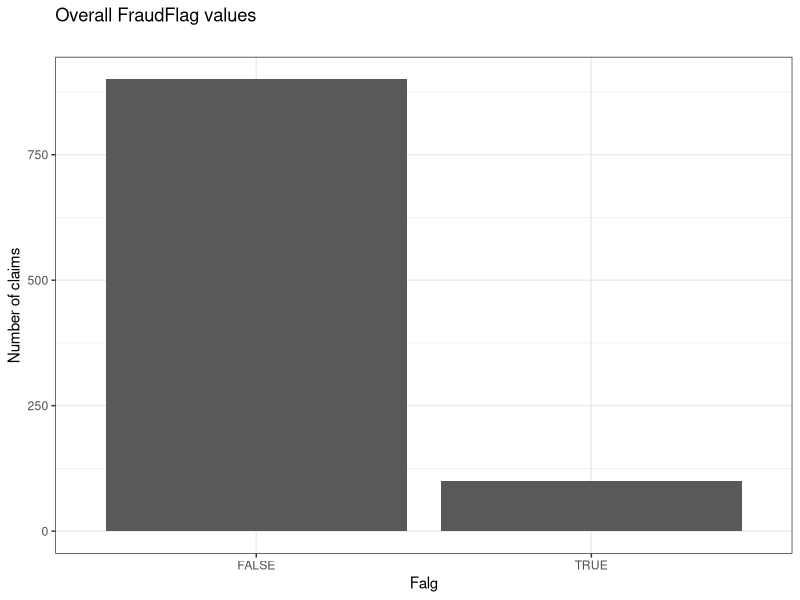
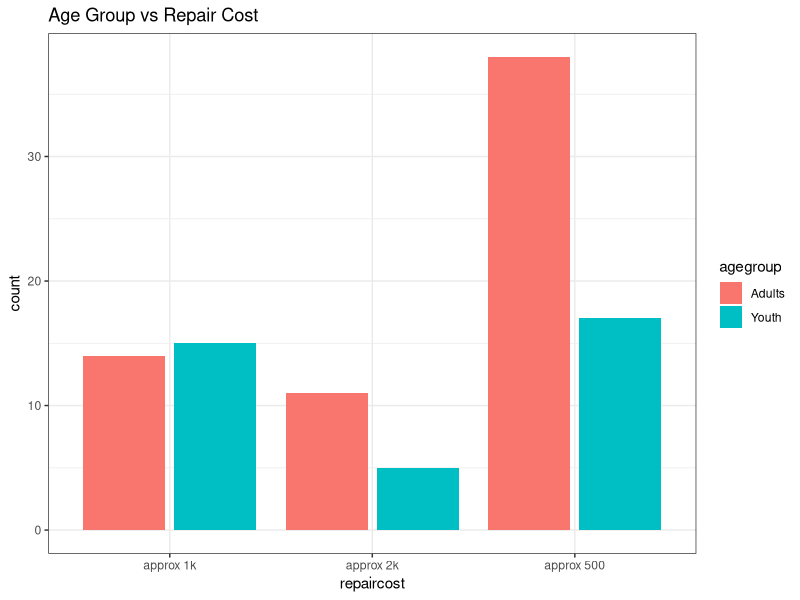
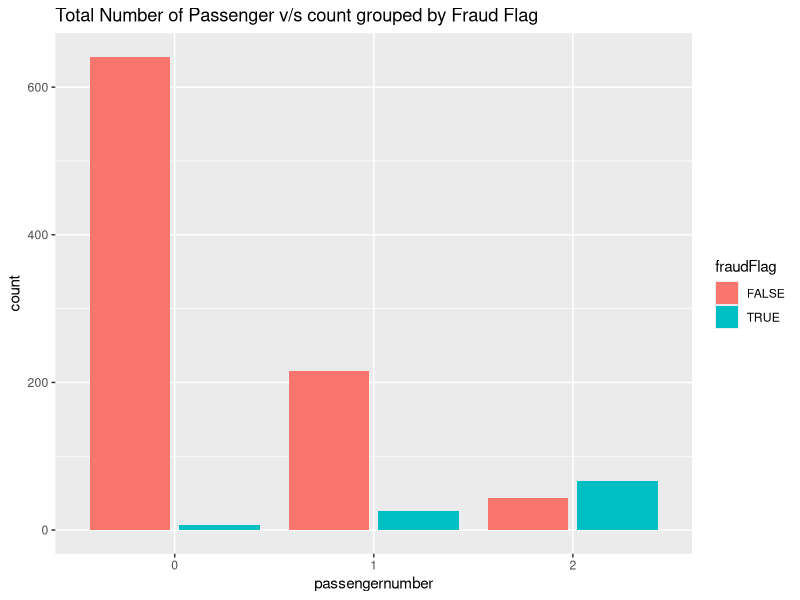
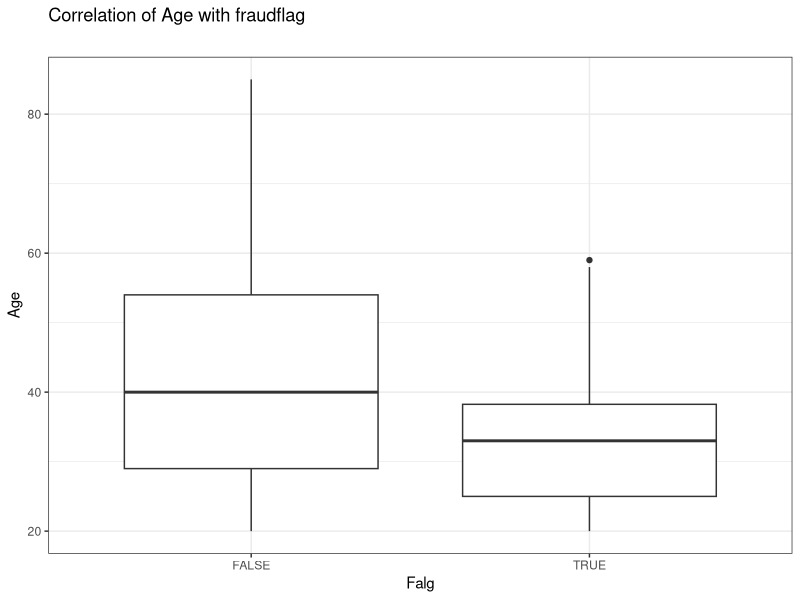
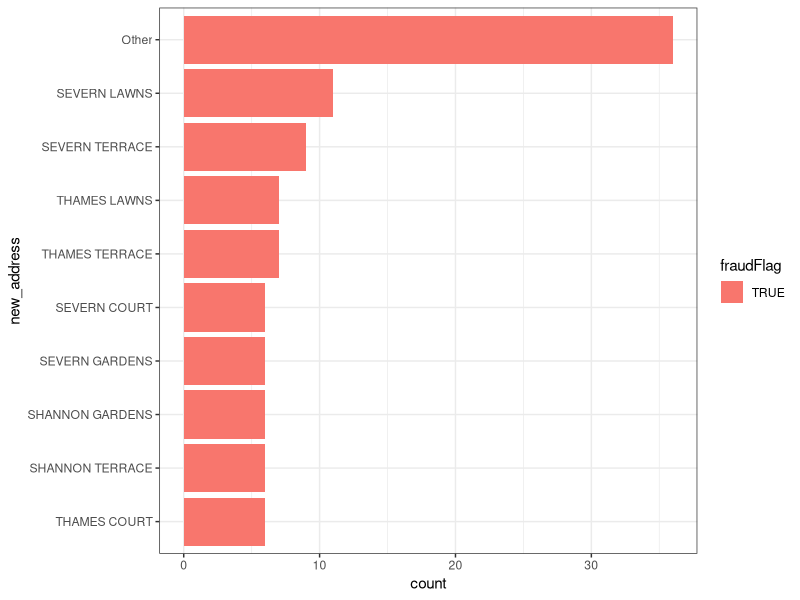
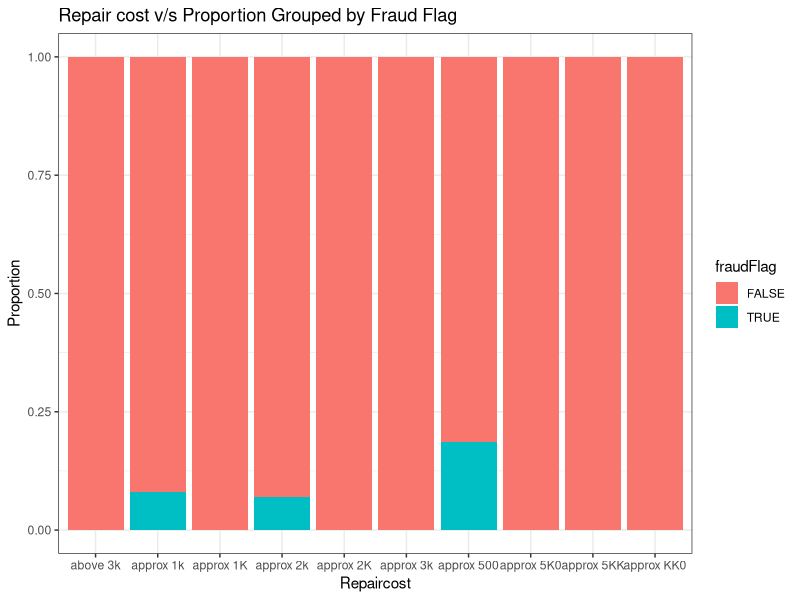
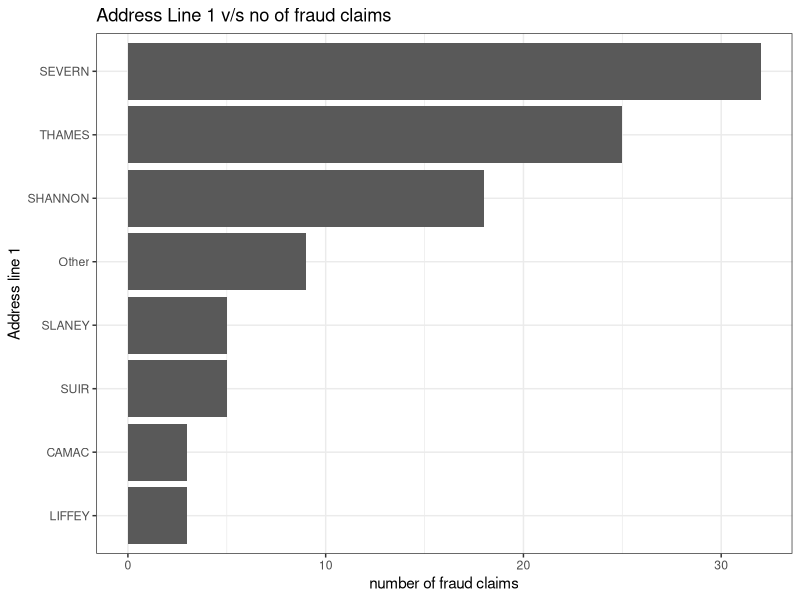
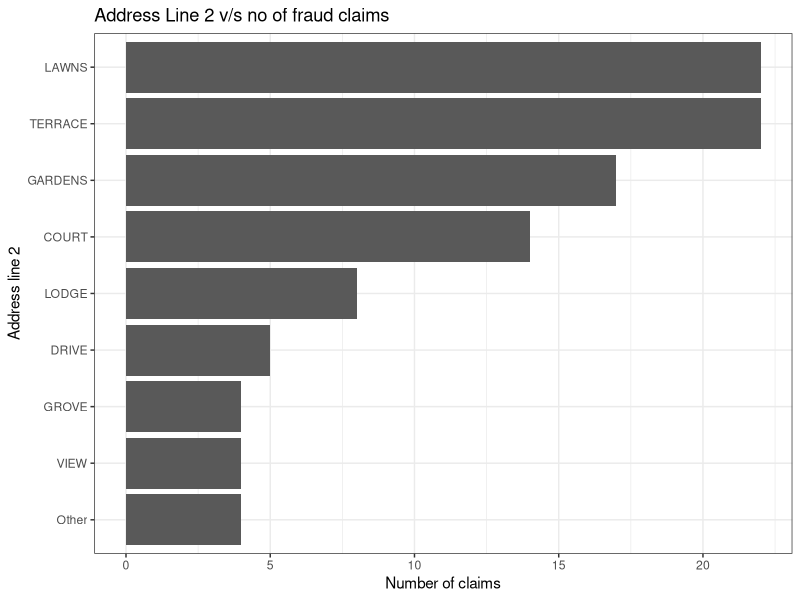

R code for these plots, in order:
## ---- chunk 1
    knitr::opts_chunk$set(
    echo = FALSE,
    message = FALSE,
    warning = FALSE,
    out.width = "100%",
    out.height = "500px"
    )
## ---- chunk 2
library(tidyverse)
library(forcats)
library(dplyr)
library(skimr)
library(stringr)
## ---- chunk 3
data_set <- read.csv('assignment_data.csv')
head(data_set, n=5)
## ---- chunk 4
str(data_set)
skim(data_set)
## ---- chunk 5

data_set$passenger1 <- as.character(data_set$passenger1)
data_set$passenger2 <- as.character(data_set$passenger2)
data_set$driver <- as.character(data_set$driver)


## ---- chunk 6
clean_data <-data_set %>% mutate(new_address = address %>% str_remove_all('[0-9]')%>% str_trim(side = "left"))
## ---- chunk 7
str_locate(clean_data$new_address,"[:punct:]") %>% view()
str_locate(clean_data$new_address,"\\$") %>% view()
## ---- chunk 8
clean_data <- clean_data %>% mutate(new_address = case_when(
  new_address == "SHAN*ON GARDENS" ~ "SHANNON GARDENS",
  new_address == "COR/IB LODGE" ~ "CORRIB LODGE",
  new_address == "BAR&OW GLADE" ~ "BARROW GLADE",
  new_address == "CO$RIB VIEW" ~ "CORRIB VIEW",
  new_address == "BAR&OW GLADE" ~ "BARROW GLADE",
  new_address == "BAR%OW DRIVE" ~ "BARROW DRIVE",
  new_address == "BLAC#WATER GROVE" ~ "BACKWATER GROOVE",
  new_address == "DOD/ER LODGE" ~ "DODDER LODGE",
  new_address == "BLACK%ATER GLADE" ~ "BACKWATER GLADE",
  new_address == "SL%NEY LODGE" ~ "SLANEY LODGE",
  new_address == "L%FFEY LODGE" ~ "LIFFEY LODGE",
  TRUE ~ new_address
)) 
clean_data %>% select(new_address) %>% head()
## ---- chunk 9
clean_data <- clean_data %>% mutate(fraudFlag = case_when(
  fraudFlag == "FAL&E" ~ "FALSE",
  fraudFlag == "T^UE" ~ "TRUE",
  
  TRUE ~ fraudFlag
)) 
clean_data %>% select(fraudFlag) %>% head()
## ---- chunk 10
clean_data$driver <- str_replace_all(clean_data$driver, pattern = "[^[:alnum:][ ]]",replacement = "")
clean_data %>%
    view()

clean_data$repaircost <- str_replace_all(clean_data$repaircost, pattern = "[^[:alnum:][ ]]",replacement = "K")
clean_data %>%
    view()

clean_data %>% select(driver) %>% head()
clean_data %>% select(repaircost) %>% head()

## ---- chunk 11
clean_data<-clean_data %>% mutate(agegroup = case_when(
  age >= 60 & age <= 100 ~ 'Seniors',
  age >= 30 & age <= 59  ~ 'Adults',
  age >= 17  & age <= 30  ~ 'Youth',
  age >= 0  & age <= 16   ~ 'Childeren'))
clean_data %>% select(agegroup) %>% head()
## ---- chunk 12
clean_data<- clean_data %>% separate(new_address, c('AddLine_1', 'AddLine_2'), sep=" ",remove=FALSE)
clean_data %>% select(AddLine_1,AddLine_2) %>% head()
## ---- chunk 13
clean_data<- clean_data %>%mutate(passengernumber = case_when((passenger1!=""&passenger2=="") |(passenger1==""&passenger2!="")~ 1,
                                            passenger1!=""& passenger2!=""~ 2,
                                                   TRUE ~ 0))
clean_data %>% select(passengernumber,passenger1,passenger2) %>% head()
## ---- chunk 14
clean_data$passengers<- case_when(clean_data$passengernumber==2 ~ paste(clean_data$passenger1,clean_data$passenger2,sep=" , "),
                            TRUE ~ paste(clean_data$passenger1))
clean_data %>% select(passengers) %>% head()
## ---- chunk 15
clean_data<-clean_data %>% mutate(driveraspassenger = case_when(
  clean_data$driver %in% clean_data$passengers ~ 1, 
  TRUE ~ 0))
clean_data %>% select(driveraspassenger) %>% head()
## ---- chunk 16

## ---- chunk 17

ggplot(data = clean_data) +
  geom_bar(mapping = aes(x = fraudFlag))+
    labs(title = "Overall FraudFlag values", x = "Falg", y = "Number of claims",
         subtitle = "") +
    scale_alpha_continuous()+
    theme_bw()
## ---- chunk 18
clean_data %>%filter(fraudFlag %in% "TRUE") %>%  ggplot(mapping = aes(x=repaircost, fill = agegroup))+
  geom_bar(position = "dodge2")+
  labs(title = "Age Group vs Repair Cost")+
    theme_bw()
## ---- chunk 19
clean_data$passengernumber <- as.factor(clean_data$passengernumber)
clean_data %>% ggplot(mapping = aes(x=passengernumber,fill = fraudFlag))+
  geom_bar(position ="dodge2" )+
  labs(title = "Total Number of Passenger v/s count grouped by Fraud Flag")
## ---- chunk 20
ggplot(clean_data, aes(fraudFlag,age)) + geom_boxplot()+
    labs(title = "Correlation of Age with fraudflag", x = "Falg", y = "Age",
         subtitle = "") +
    theme_bw()
## ---- chunk 21

addr_fraud <- clean_data %>%filter(fraudFlag %in% "TRUE") %>% 
  mutate(new_address = fct_lump(new_address, n = 7)%>%fct_infreq() %>%  fct_rev()) %>% 
  group_by(new_address)

addr_fraud %>% ggplot(mapping = aes(y=new_address,fill = fraudFlag))+
  geom_bar(position ="dodge2" )+
    theme_bw()
## ---- chunk 22

clean_data %>% ggplot(mapping = aes(x=repaircost, fill=fraudFlag))+
  geom_bar(position = "fill")+labs(title = "Repair cost v/s Proportion Grouped by Fraud Flag",x = "Repaircost", y = "Proportion")+
    theme_bw()
    
  
## ---- chunk 23
l <- clean_data %>%filter(fraudFlag %in% "TRUE") %>% 
  mutate(AddLine_1 = fct_lump(AddLine_1, n = 7)%>%fct_infreq() %>%  fct_rev()) %>% 
  group_by(AddLine_1)
l %>% ggplot(mapping = aes(y=AddLine_1))+
  geom_bar(position ="dodge2" )+ 
    theme_bw()+
    labs(title="Address Line 1 v/s no of fraud claims",x= "number of fraud claims",y="Address line 1")
## ---- chunk 24

addr2 <- clean_data %>%filter(fraudFlag %in% "TRUE") %>% 
  mutate(AddLine_2 = fct_lump(AddLine_2, n = 7)%>%fct_infreq() %>%  fct_rev()) %>% 
  group_by(AddLine_2)
addr2 %>% ggplot(mapping = aes(y=AddLine_2))+
  geom_bar(position ="dodge2" )+
    theme_bw()+
    labs(title = "Address Line 2 v/s no of fraud claims", x= "Number of claims", y ="Address line 2")
## ---- chunk 25
clean_data %>%filter(fraudFlag %in% "TRUE") %>%ggplot(mapping = aes(x=repaircost, y=age))+
  geom_boxplot()+
  labs(title = "Age vs repair cost")+
  theme_bw()+
    labs(title="Driver Age vs Repair cost", x= "Driver Age", y ="Repair cost")
## ---- chunk 26
sum(clean_data$peopleasd)
## ---- chunk 27

w <- clean_data %>% filter(AddLine_2 %in% c("LAWNS","TERRACE","GARDENS")) %>% 
  group_by(agegroup,fraudFlag)
w %>% ggplot(mapping = aes(y=fraudFlag, fill = agegroup))+
  geom_bar(position ="dodge2" ) + facet_wrap(~w$AddLine_2)+
    theme_bw()

## ---- chunk 28

r<- clean_data %>% mutate(new_address = as_factor(new_address) %>% fct_infreq()) %>% 
  filter(agegroup %in% c("Adults","Youth") & fraudFlag %in% "TRUE" ) %>% 
  group_by(agegroup) 
r %>% ggplot(mapping = aes(y=agegroup, fill = fraudFlag))+
  geom_bar(position = "dodge2")+
    labs(title="Adult and Youth vs Number of Fraud claims",x='Percentage of claim',y='Age Group')+
    theme_bw()
